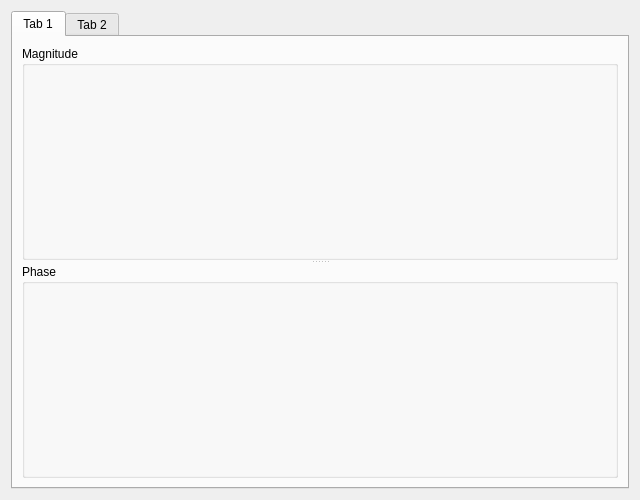
<?xml version="1.0" encoding="UTF-8"?>
<ui version="4.0">
 <class>FormPlotter2D</class>
 <widget class="QWidget" name="FormPlotter2D">
  <property name="geometry">
   <rect>
    <x>0</x>
    <y>0</y>
    <width>640</width>
    <height>500</height>
   </rect>
  </property>
  <property name="minimumSize">
   <size>
    <width>640</width>
    <height>480</height>
   </size>
  </property>
  <property name="windowTitle">
   <string>GRASS Explore (2D)</string>
  </property>
  <layout class="QVBoxLayout" name="verticalLayout">
   <item>
    <widget class="QTabWidget" name="tabWidget">
     <property name="sizePolicy">
      <sizepolicy hsizetype="Preferred" vsizetype="Preferred">
       <horstretch>0</horstretch>
       <verstretch>0</verstretch>
      </sizepolicy>
     </property>
     <property name="currentIndex">
      <number>0</number>
     </property>
     <property name="tabsClosable">
      <bool>false</bool>
     </property>
     <property name="movable">
      <bool>true</bool>
     </property>
     <widget class="QWidget" name="tab_1">
      <attribute name="title">
       <string>Tab 1</string>
      </attribute>
      <layout class="QVBoxLayout" name="verticalLayout_tab_1">
       <item>
        <widget class="QSplitter" name="splitter">
         <property name="orientation">
          <enum>Qt::Vertical</enum>
         </property>
         <widget class="QGroupBox" name="groupBox_magnitude">
          <property name="title">
           <string>Magnitude</string>
          </property>
          <property name="flat">
           <bool>false</bool>
          </property>
         </widget>
         <widget class="QGroupBox" name="groupBox_phase">
          <property name="title">
           <string>Phase</string>
          </property>
         </widget>
        </widget>
       </item>
      </layout>
     </widget>
     <widget class="QWidget" name="tab_2">
      <property name="sizePolicy">
       <sizepolicy hsizetype="Expanding" vsizetype="Expanding">
        <horstretch>0</horstretch>
        <verstretch>0</verstretch>
       </sizepolicy>
      </property>
      <attribute name="title">
       <string>Tab 2</string>
      </attribute>
     </widget>
    </widget>
   </item>
  </layout>
 </widget>
 <resources/>
 <connections/>
</ui>
